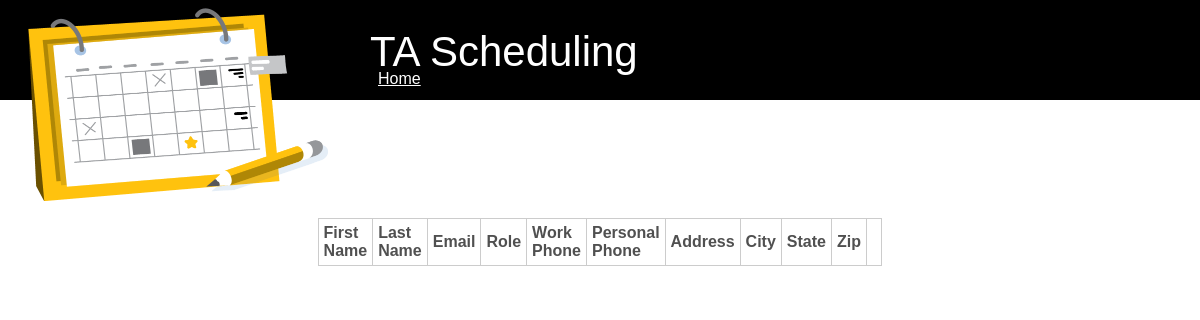
Before: /ViewAccounts/ with the older database file.
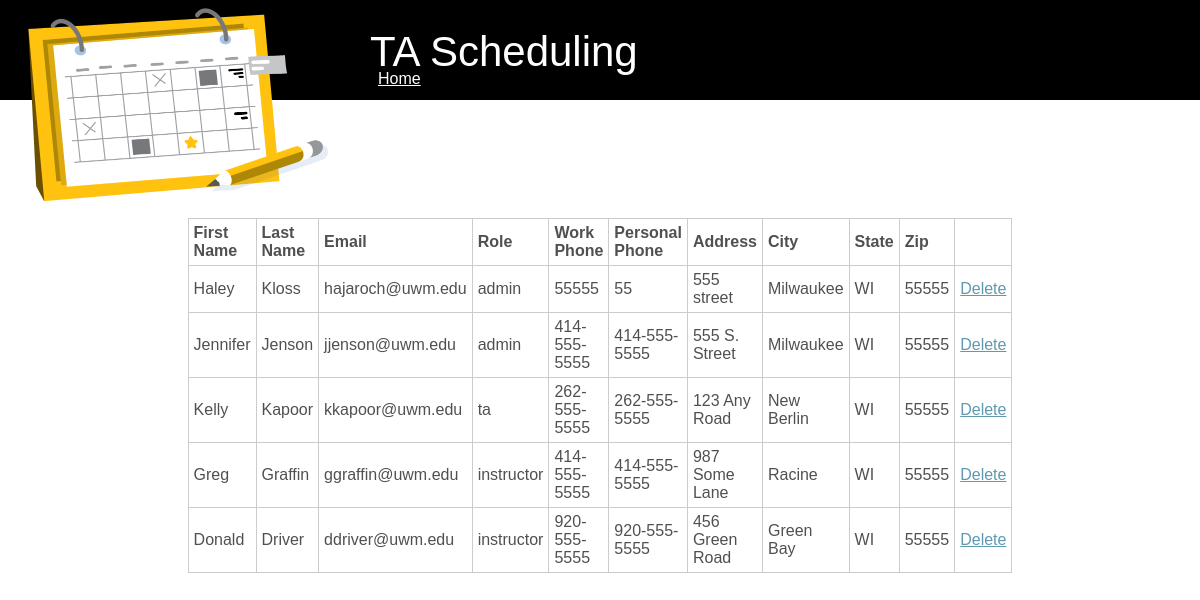
After: the same page with the newer database file.
### Scheduler/models.py (models this page shows)
class user(models.Model):
    fname = models.CharField(max_length=30, default='empty')
    lname = models.CharField(max_length=30, default='empty')
    email = models.EmailField(max_length=254, default='empty')
    password = models.CharField(max_length=30, default='empty')
    role = models.CharField(max_length=30, default='empty')
    address = models.CharField(max_length=40, default='empty')
    city = models.CharField(max_length=40, default='empty')
    state = models.CharField(max_length=2, default='em')
    zip = models.CharField(max_length=5, default='empty')
    pphone = models.CharField(max_length=12, default='empty')
    wphone = models.CharField(max_length=12, default='empty')

### Scheduler/views.py (the view, shortened to what this page needs)
# urls.py: path('ViewAccounts/', ViewAccounts.as_view()),
class ViewAccounts(View):
    def get(self, request):
        allaccounts = user.objects.all()
        return render(request, "ViewAccounts.html", {'obj':allaccounts})

### templates/ViewAccounts.html (shortened to what this page needs)
{% load static %}
<!DOCTYPE html>
<html lang="en">
<head>
    <link rel="stylesheet" type="text/css" href="{% static 'scheduler/style.css' %}" />
</head>
<body>
<img class="hero" src="{% static 'img/calendar2.png' %}" width="300px">
<div class="bar">
    <h1 class="title">TA Scheduling</h1>
</div>
<p class="homelink"><a href="/Home/">Home</a></p>
<table border="1">
    <thead>
    <th>
        First Name
    </th>
    <th>
        Last Name
    </th>
    <th>
        Email
    </th>
    <th>
        Role
    </th>
    <th>
        Work Phone
    </th>
    <th>
        Personal Phone
    </th>
    <th>
        Address
    </th>
    <th>
        City
    </th>
    <th>
        State
    </th>
    <th>
        Zip
    </th>
    <th>
    </th>
    </thead>
    <tbody>
    {% for i in obj %}
        <tr>
            <td>{{ i.fname }}</td>
            <td>{{ i.lname }}</td>
            <td>{{ i.email}}</td>
            <td>{{ i.role}}</td>
            <td>{{ i.wphone}}</td>
            <td>{{ i.pphone}}</td>
            <td>{{ i.address}}</td>
            <td>{{ i.city}}</td>
            <td>{{ i.state}}</td>
            <td>{{ i.zip}}</td>
            <td><a href="#">Delete</a> </td>
        </tr>
    {% endfor %}
    </tbody>
</table>

### static/scheduler/style.css (style rules this page uses)
body { font-family: Helvetica, Arial, sans-serif; font-size: 16px; color:#505050; }
h1 { font-family: Helvetica, Arial, sans-serif; font-size: 42px; font-weight: 200; margin-left: 350px !important; }
a:link { color:white; }
td a:link { color:#6099b0; }
table { margin: auto; width: 30%; border: 1px #cccccc; border-collapse: collapse; }
thead { text-align: left; }
td, th, thead { padding: 5px; }
.bar { background-color: black; position: absolute; top:0; left:0; right:0; height:100px; z-index: -1; }
.homelink { margin: -135px 0 130px 370px; }
.title { color:white; padding-left:20px; }
.hero { z-index: 99; margin-left:20px; }

Changed rows visible on the page:
added user: fname "Haley", lname "Kloss", email "hajaroch@uwm.edu", role "admin", wphone "55555", pphone "55", address "555 street", city "Milwaukee", state "WI", zip "55555"
added user: fname "Jennifer", lname "Jenson", email "jjenson@uwm.edu", role "admin", wphone "414-555-5555", pphone "414-555-5555", address "555 S. Street", city "Milwaukee", state "WI", zip "55555"
added user: fname "Kelly", lname "Kapoor", email "kkapoor@uwm.edu", role "ta", wphone "262-555-5555", pphone "262-555-5555", address "123 Any Road", city "New Berlin", state "WI", zip "55555"
added user: fname "Greg", lname "Graffin", email "ggraffin@uwm.edu", role "instructor", wphone "414-555-5555", pphone "414-555-5555", address "987 Some Lane", city "Racine", state "WI", zip "55555"
added user: fname "Donald", lname "Driver", email "ddriver@uwm.edu", role "instructor", wphone "920-555-5555", pphone "920-555-5555", address "456 Green Road", city "Green Bay", state "WI", zip "55555"
